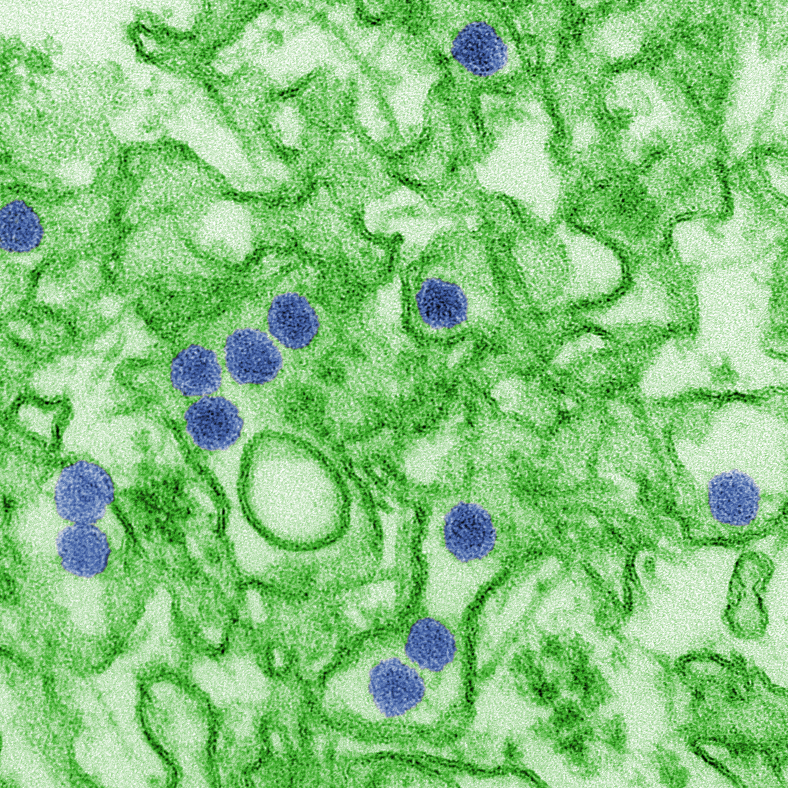
%> input picture matlab_project/matlabProject/UTS/Zika virus.tif, 1576 x 1576 px (shown at 1/2 size)
$ octave ari.m   (GNU Octave 9; MATLAB toolbox functions it lacks are replaced by stand-ins)
%> lines starting %> are read from the running program, lines starting %| are printed output that depends on the picture; in (x1, y1, x2, y2) boxes, pixels count from 0 and x2, y2 are one past the last pixel; in counts of white or black regions, pixels touching at a corner belong together; the program's own positions count from 1

A = imread('Zika Virus.tif');
%> A is the input picture: size 1576x1576x3 uint8; mean R, G, B 135.9, 198.4, 127.6

[r,c,layer] = size(A);
%> r = 1576; c = 1576; layer = 3
Segmented = zeros(r,c);

B = rgb2gray(A);
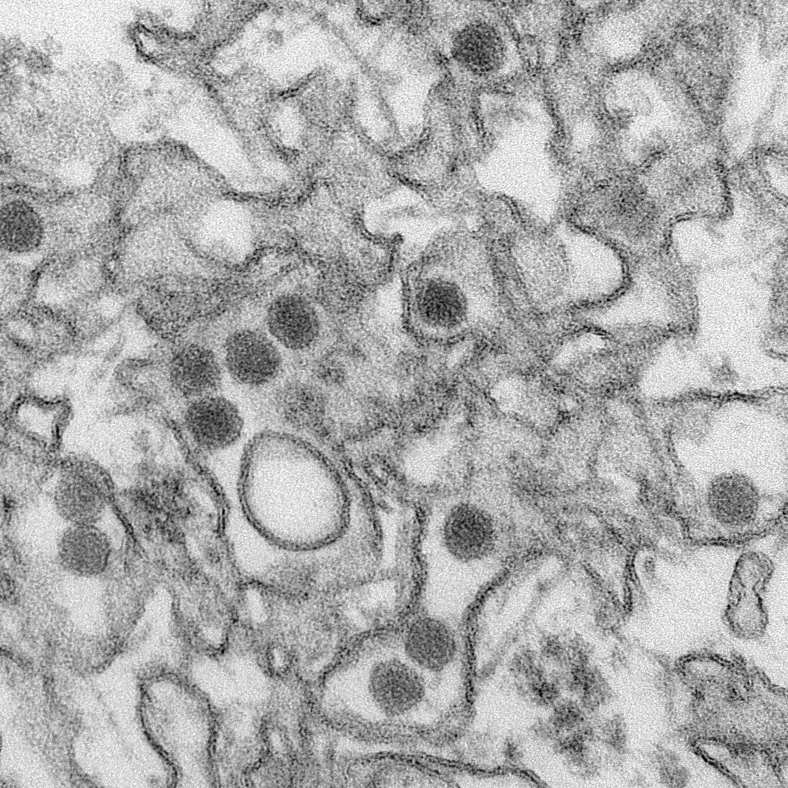
%> B: size 1576x1576 uint8 (shown at 1/2 size); min 0, max 255, mean 171.7

for x = 1:r
    for y = 1:c
        if B(x,y) > 20 & B(x,y) <120
            Segmented(x,y) = 1;
        end;
    end
end;
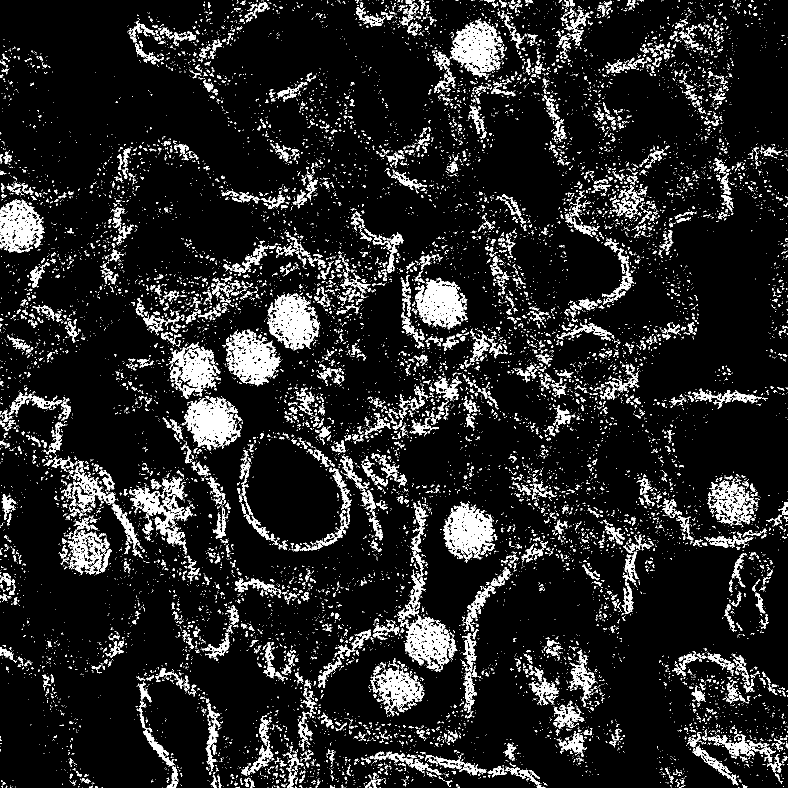
%> Segmented: size 1576x1576 double (shown at 1/2 size); values 0 (black) and 1 (white), 11.1% white; 15463 white regions (13754 under 20 px), largest, box (x1, y1, x2, y2) and area: (368, 792, 481, 899) 6628, (534, 586, 640, 701) 6561, (887, 1003, 990, 1120) 6508

Segmented = logical(Segmented);
Segmented = imfill(Segmented, 'holes');
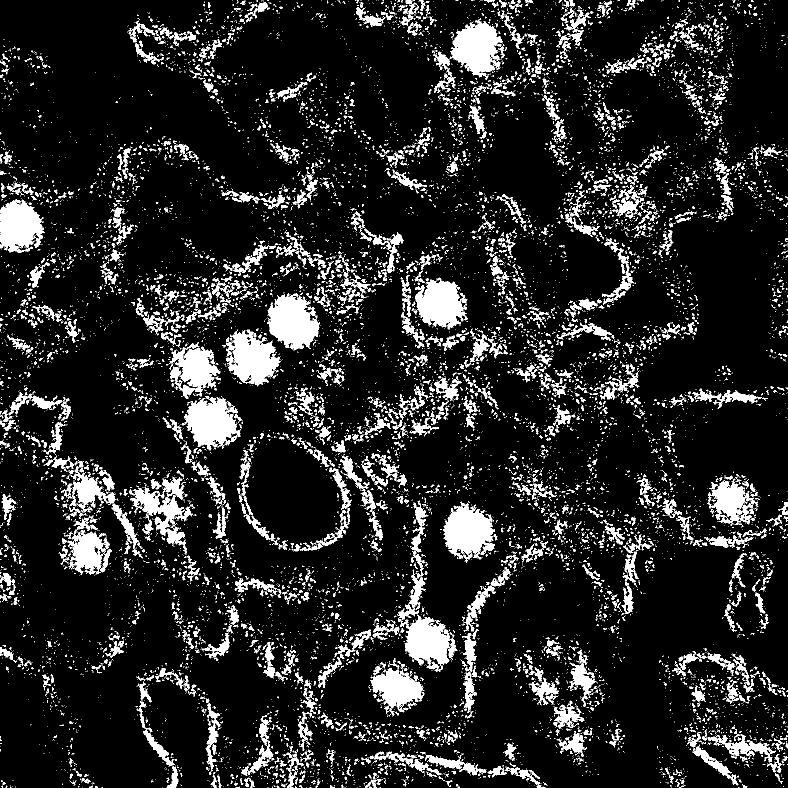
%> Segmented: size 1576x1576 logical (shown at 1/2 size); 12.1% white; 15401 white regions (13674 under 20 px), largest, box (x1, y1, x2, y2) and area: (534, 586, 640, 701) 7880, (887, 1003, 990, 1120) 7570, (368, 792, 481, 899) 7444

figure, subplot(1,2,1), imshow(A), title('image ori'),...
    subplot(1,2,2), imshow(Segmented), title('objek biru');
%> after `title('objek biru')`:
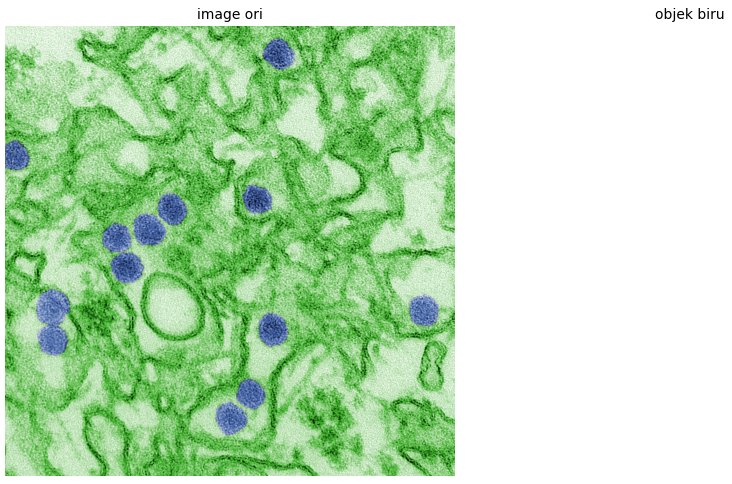
%> figure redrawn from the program's plot data, 2 panels

L = bwlabel(Segmented);
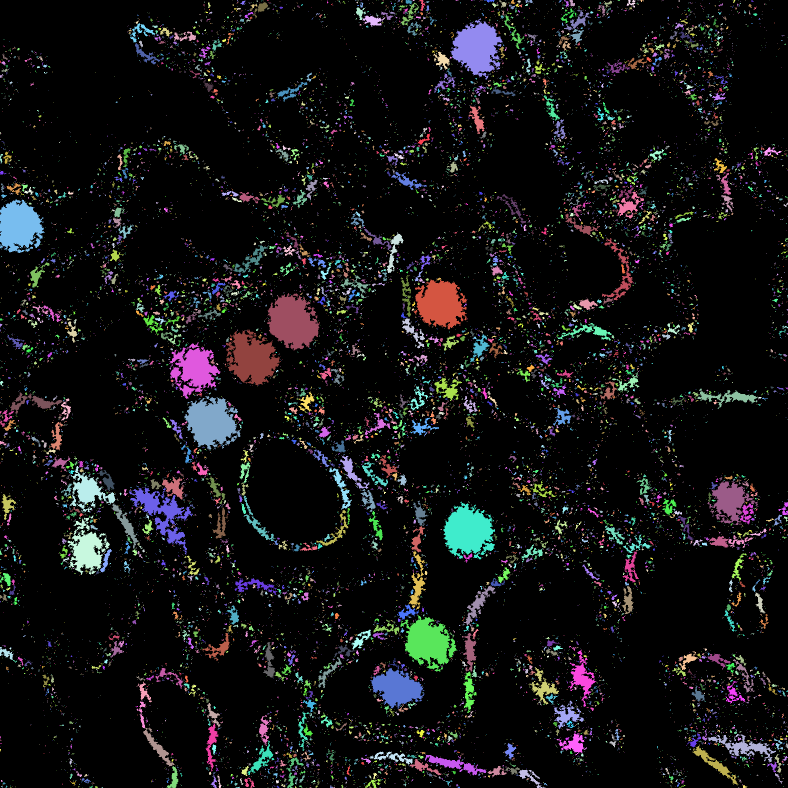
%> L: size 1576x1576 double (shown at 1/2 size); 15402 distinct labels, from 0 to 15401; one colour per label, 0 black
ciri = regionprops('table',L,'Area', 'MajorAxisLength', 'MinorAxisLength')
%> ciri = 15401 regions; largest, Area, MajorAxisLength and MinorAxisLength: 7880 112.1 92.87, 7570 103.8 98.58, 7444 106.2 95.14, 7361 105.5 94.36, 7338 110.1 92.13
